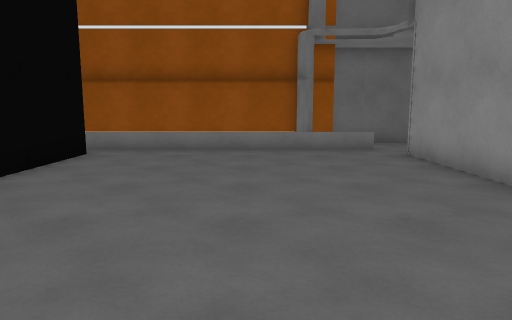
View 1 (above)

16 first-person views from a walk through a scene from a Unity 3-D project. The camera is 1.3 m above the floor, tilts 8° down and sees 70° across. The floor is counted in squares, 1 m on a side. Each view is taken from the middle of a square. On the plan, view 1 faces up. The plan holds only what a view shows up to about 15 squares ahead; the rest is blank. The place goes on beyond the plan.

View 2
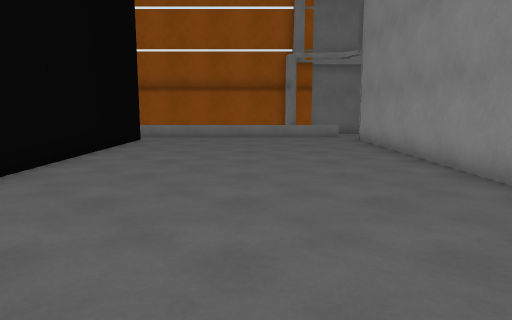

View 3
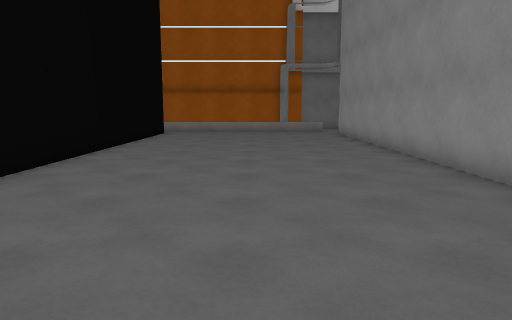

View 4
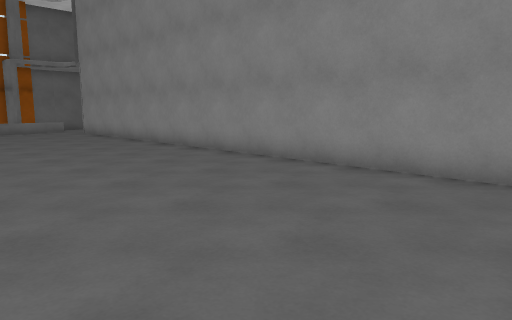

View 5
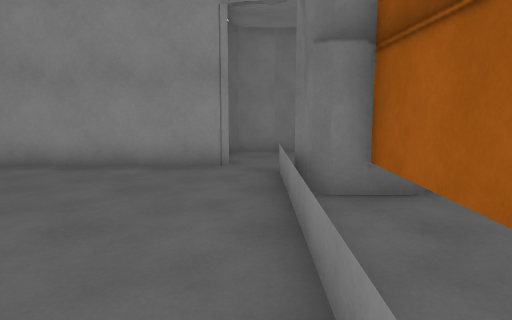

View 6
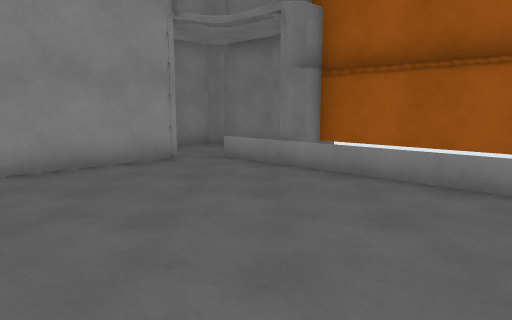

View 7
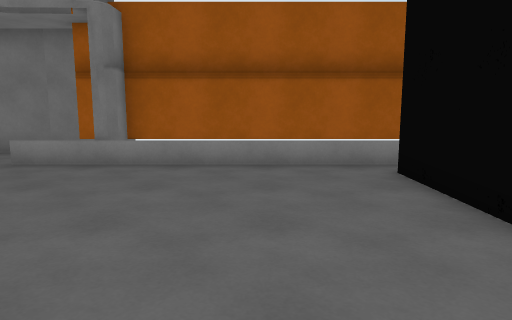

View 8
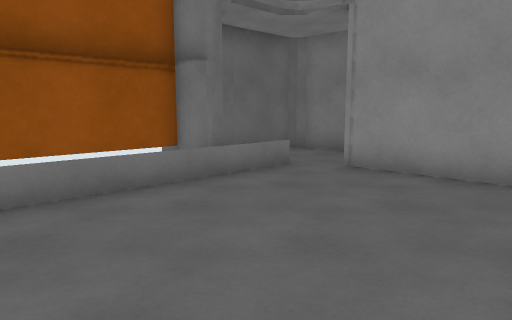

View 9
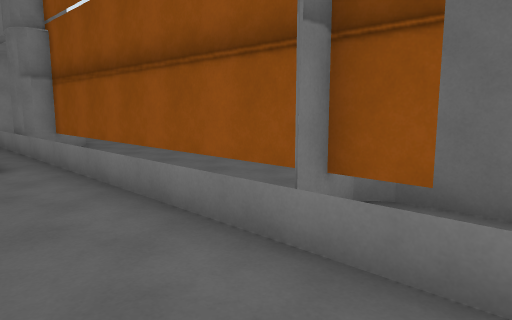

View 10
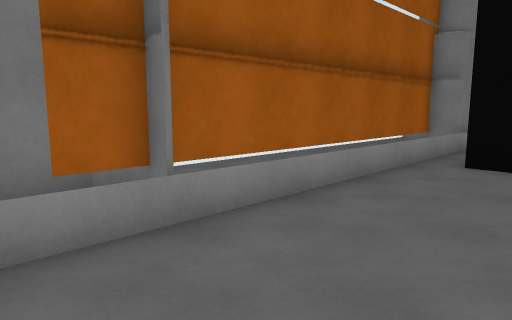

View 11
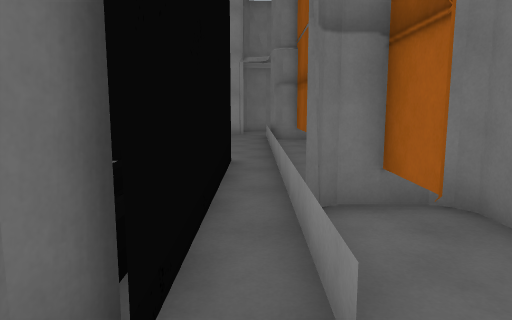

View 12
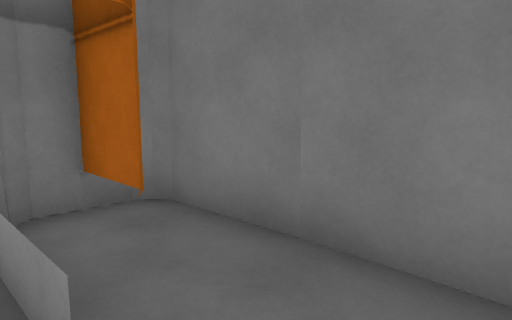

View 13
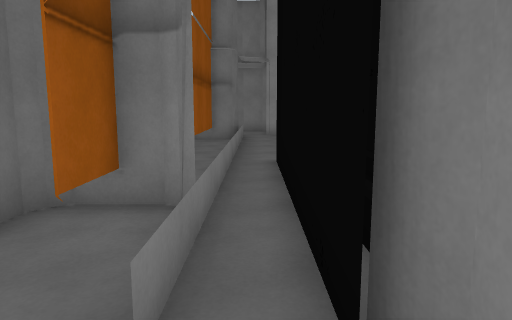

View 14
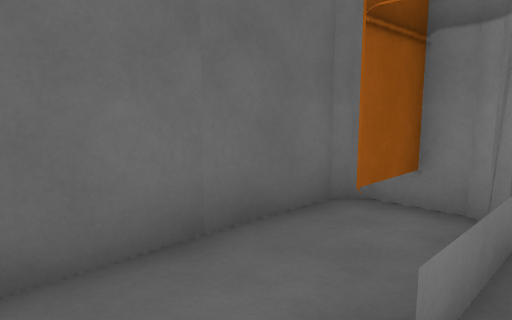

View 15
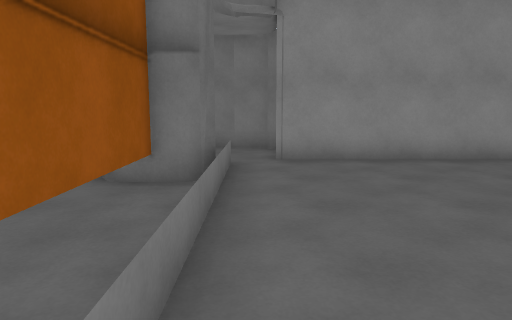

View 16
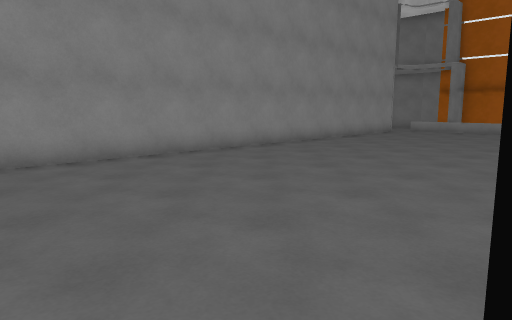

### Floor plan
Key: @ floor where view 1 was taken; # wall or solid block; . floor.
Columns run from 14 left of view 1 to 7 right of it. Each row starts with its distance up from view 1.
 14 #####           ######
 13  ...##         ##....#
 12   ################...#
 11 . ...................#
 10  ###     #.........###
  9          #.........#
  8          #.........#
  7           .........#
  6           .........#
  5           .........#
  4           .........#
  3           .........#
  2           .........#
  1           .........#
  0           ....@....#
 -1           .........#
 -2           .........#
 -3           .........#
 -4           .........#
 -5           .........#
 -6           .........#
 -7           .........#
 -8           .........#
 -9  ##      #.........###
-10 . ...................#
-11   ################...#
-12  ..##          ##  ..#
-13 ####            ######

Positions as (right, up) in squares from view 1, and headings:
1: (0, 0), facing up
2: (0, -5), facing up
3: (0, -9), facing up
4: (-3, -10), facing up-right
5: (-4, -10), facing right
6: (-4, -4), facing down-right
7: (-2, -2), facing down
8: (-3, 6), facing up-right
9: (4, 9), facing up-left
10: (4, -7), facing down-left
11: (-14, -10), facing right
12: (-14, -10), facing down-right
13: (-14, 11), facing right
14: (-14, 11), facing up-right
15: (-5, 11), facing right
16: (-5, 11), facing down-right
